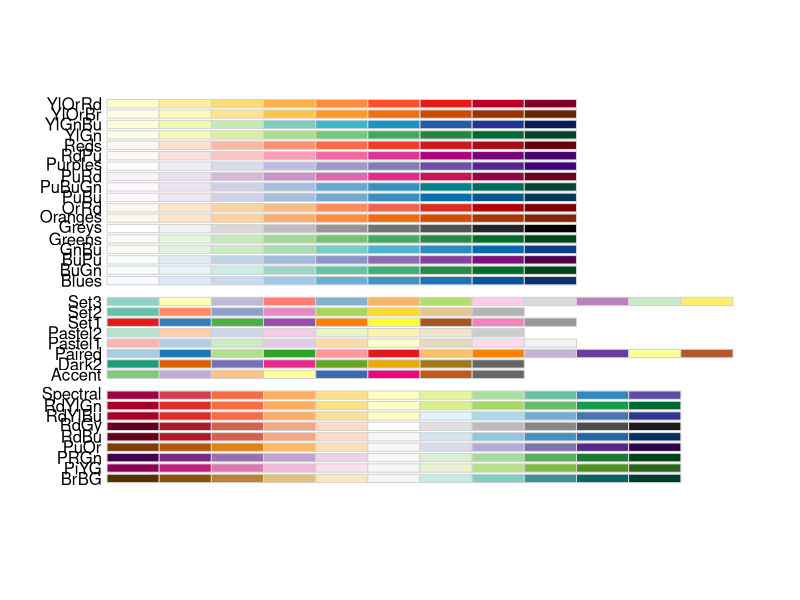
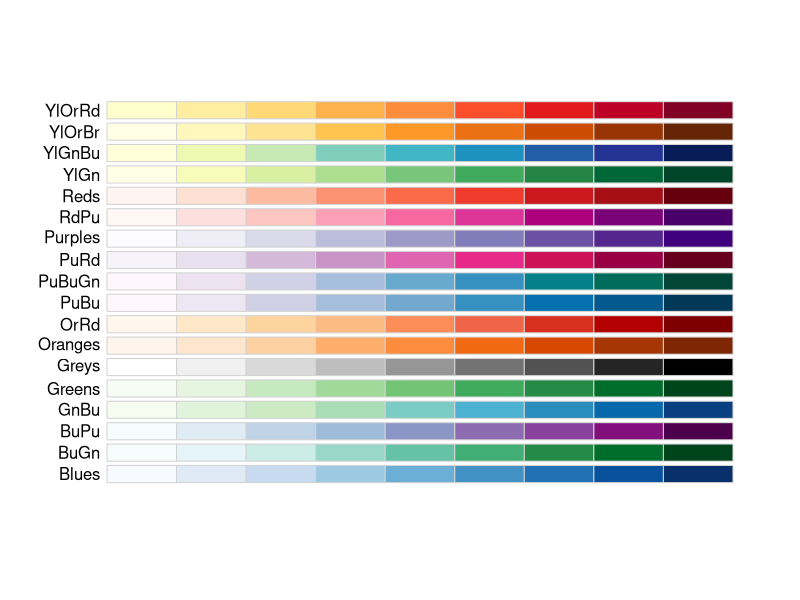
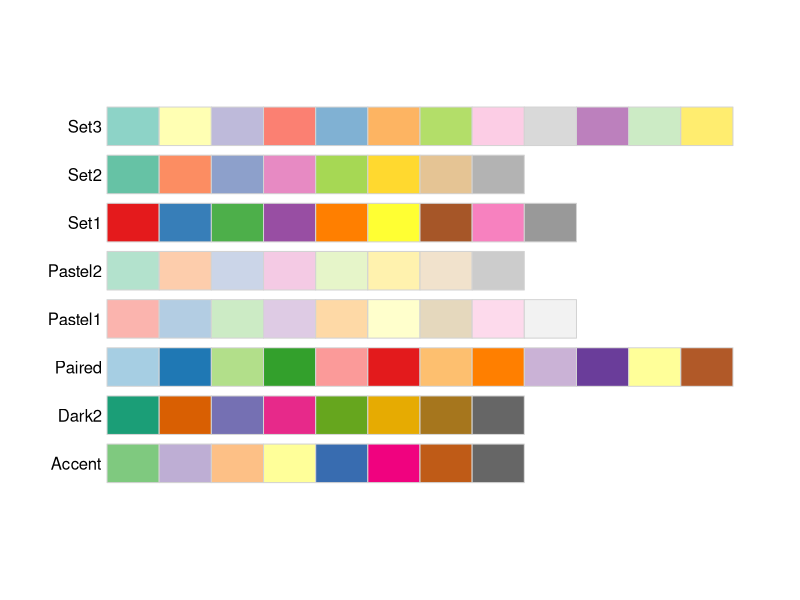
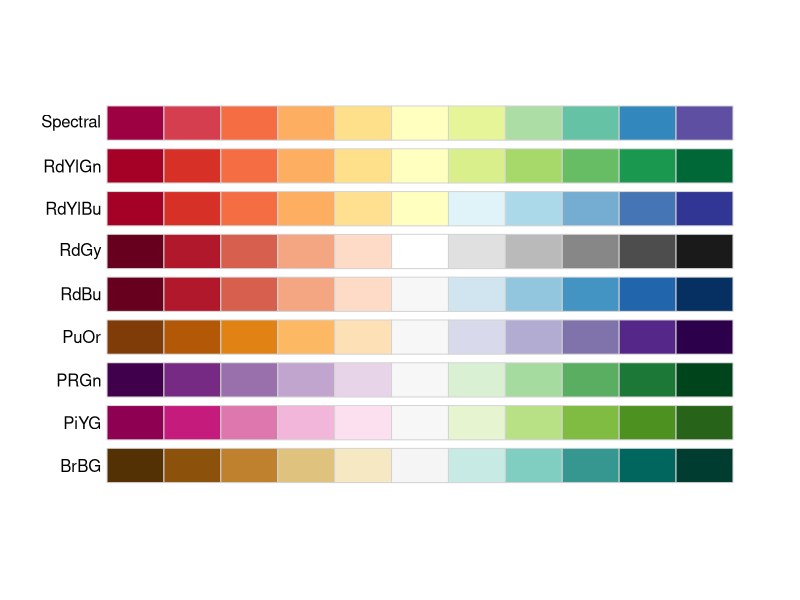
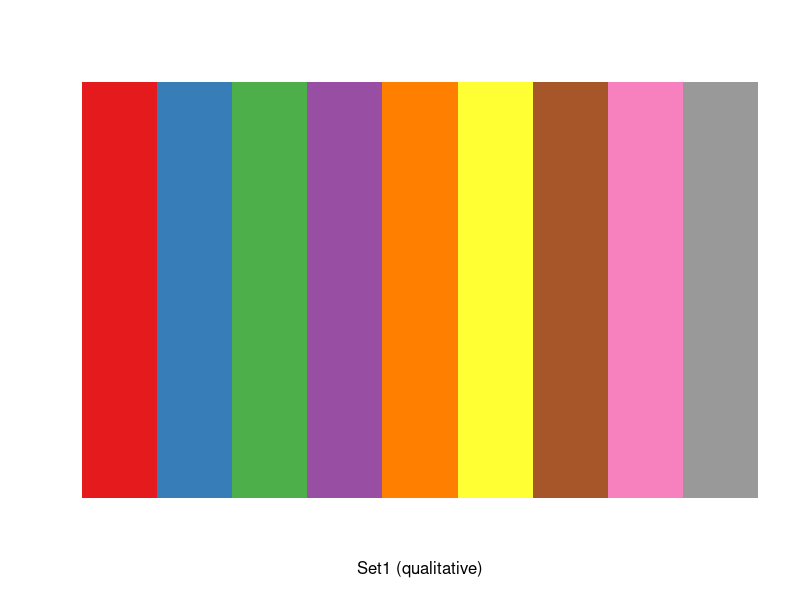
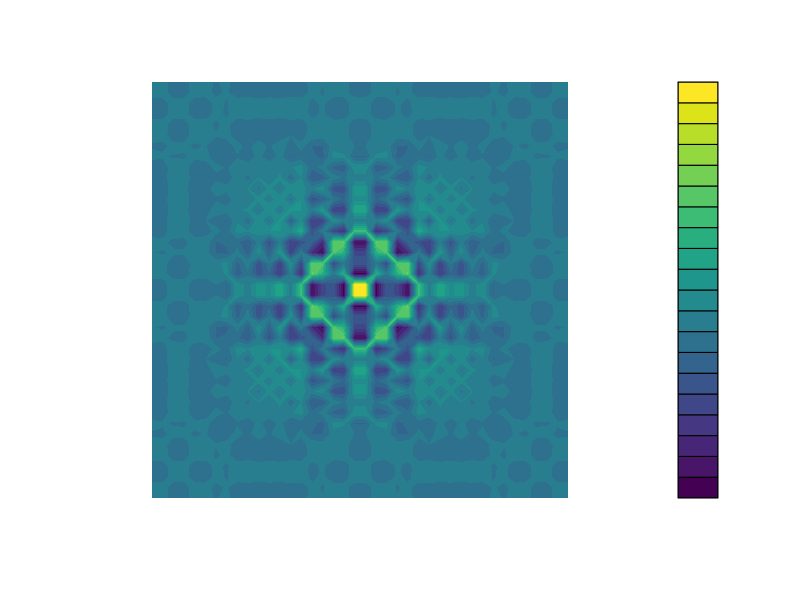
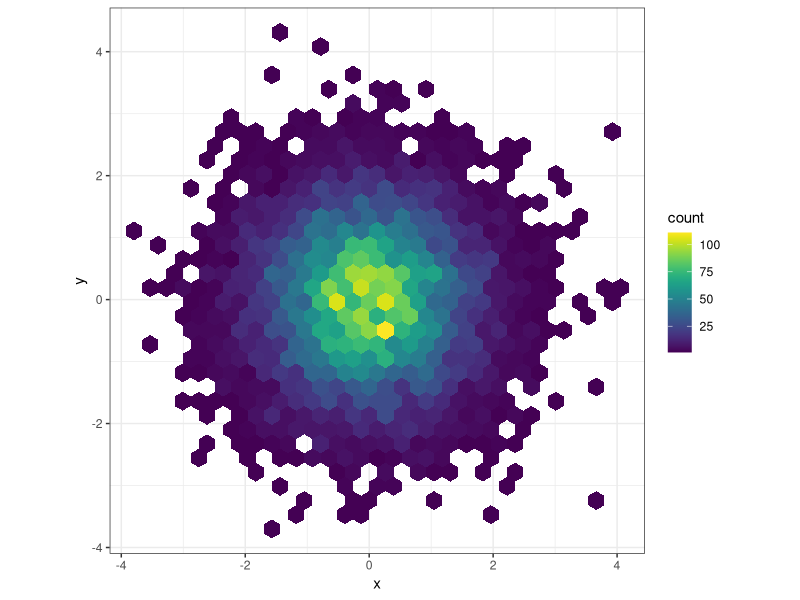
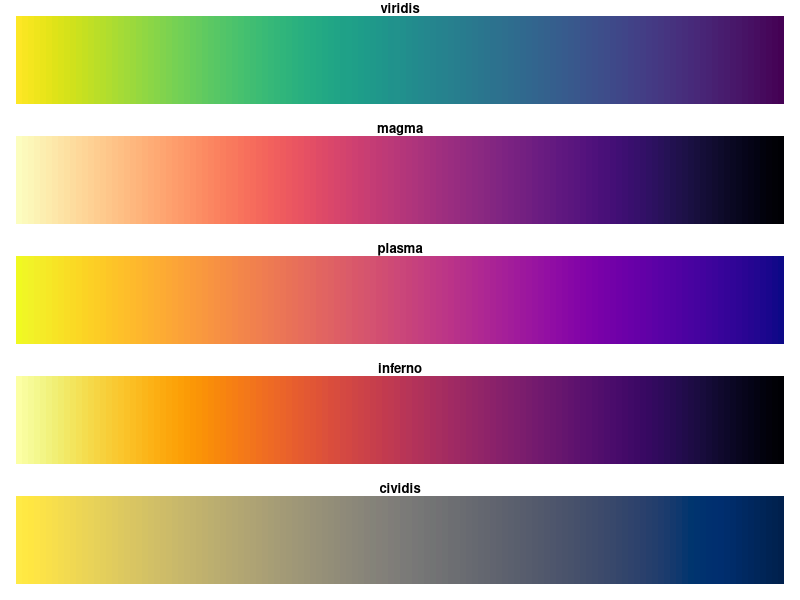

The R source for these figures, in order:
## ---- chunk 1
knitr::opts_chunk$set(echo = TRUE)
## ---- chunk 2
library(RColorBrewer)

# display all color palette information
brewer.pal.info
## ---- chunk 3
# display all color palette
display.brewer.all()

# display sequential color palette
display.brewer.all(type = "seq")

# display quality color palette
display.brewer.all(type = "qual")

# display diverge color palette
display.brewer.all(type = "div")
## ---- chunk 4
# display certain color palette
display.brewer.pal(n = brewer.pal.info["Set1", "maxcolors"], "Set1")
## ---- chunk 5
library(viridis)

x <- y <- seq(-8*pi, 8*pi, len = 40)
r <- sqrt(outer(x^2, y^2, "+"))

filled.contour(cos(r^2) * exp(-r/(2*pi)), 
               axes = FALSE, 
               color.palette = viridis, 
               asp = 1)
## ---- chunk 6
library(ggplot2)

ggplot(data = data.frame(x = rnorm(10000), y = rnorm(10000)), 
       aes(x, y)) +
  geom_hex() +
  coord_fixed() +
  scale_fill_viridis() +
  theme_bw()
## ---- chunk 7
img <- function(obj, nam){
  image(1:length(obj), 1, as.matrix(1:length(obj)), col = obj, main = nam, 
        ylab = "", xaxt = "n", yaxt = "n", bty = "n")
}
n_col = 128

par(mfrow = c(5, 1), mar = rep(1.2, 4))
img(rev(viridis(n_col)), "viridis")
img(rev(magma(n_col)), "magma")
img(rev(plasma(n_col)), "plasma")
img(rev(inferno(n_col)), "inferno")
img(rev(cividis(n_col)), "cividis")
